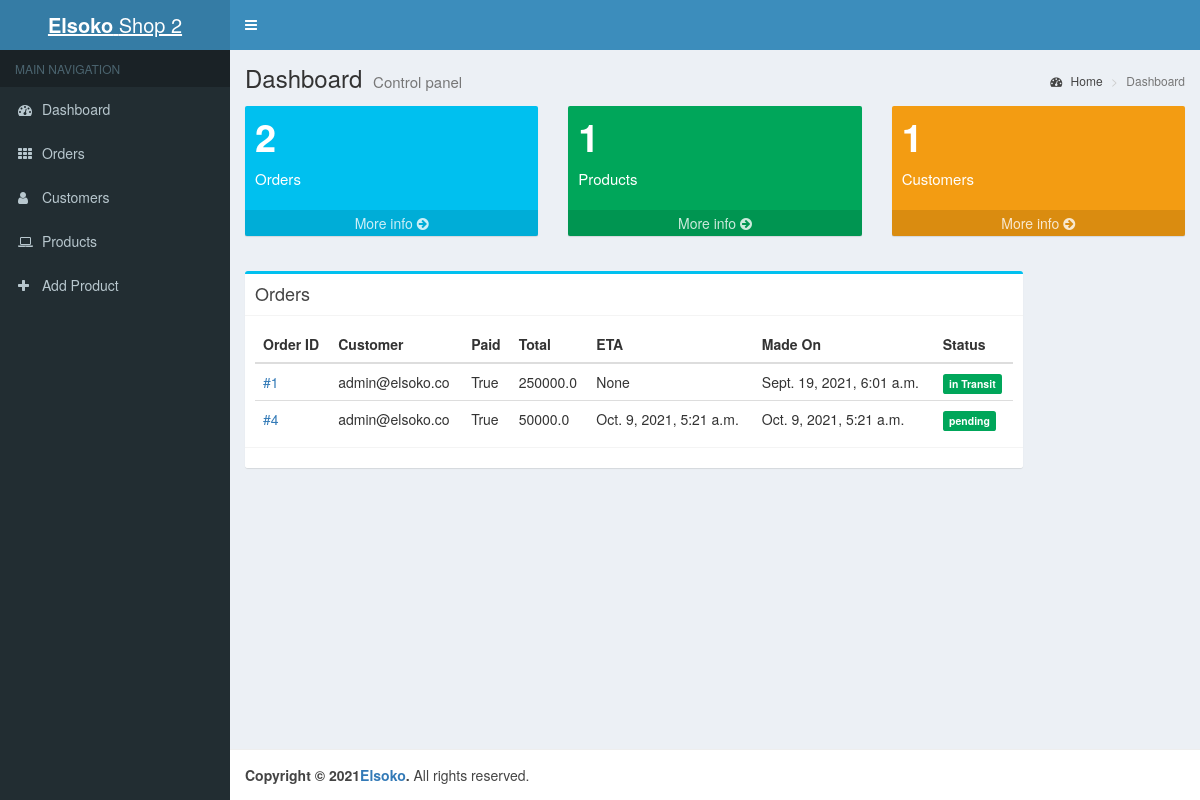
The app's page /shop/orders/ (signed in) with its own data.
### shop/models.py (models this page shows, shortened)
class Shop(models.Model):
    owner = models.OneToOneField(get_user_model(), on_delete=models.CASCADE, unique=True, related_name="owner")
    name = models.CharField(max_length=50)
    industry = models.CharField(max_length=100)
    location = models.CharField(max_length=100)
    mpesa_till = models.CharField(max_length=20)
    shop_link = models.CharField(max_length=20, blank=True, null=True)
    shop_key = models.CharField(max_length=20, blank=True, null=True)

### main/models.py (models this page shows, shortened)
class Order(models.Model):
    customer = models.ForeignKey(get_user_model(), on_delete=models.CASCADE)
    address = models.CharField(max_length=60)
    location = models.CharField(max_length=60)
    payment = models.CharField(max_length=20)
    transport = models.CharField(max_length=20, blank=True, null=True)
    status = models.CharField(max_length=20, choices=(
        ('pending', 'pending'),
        ('in Transit', 'in Transit'),
        ('delivered', 'delivered')
    ))
    paid = models.BooleanField(default=False)
    total = models.FloatField(blank=True, null=True)
    made_on = models.DateTimeField(auto_now_add=True)
    estimated = models.DateTimeField(blank=True, null=True)

### users/models.py (models this page shows, shortened)
class User(PermissionsMixin, AbstractBaseUser):
    email = models.EmailField(_('email address'), unique=True)
    firstname = models.CharField(_('firstname'), max_length=30)
    lastname = models.CharField(_('lastname'), max_length=30)
    image = models.ImageField(upload_to="user images", blank=True, null=True)
    is_active = models.BooleanField(_('active'), default=True)
    date_joined = models.DateTimeField(_('date joined'), auto_now_add=True)
    is_staff = models.BooleanField(_('staff'), default=False)
    location = models.CharField(_('location'), max_length=100)
    phone = models.CharField(_('phone'), max_length=20)
    has_shop = models.BooleanField(_('shop'), default=False)
    objects = UserManager()
    USERNAME_FIELD = 'email'
    REQUIRED_FIELDS = []
    class Meta:
        verbose_name = _('user')
        verbose_name_plural = _('users')

### shop/views.py (the view)
# urls.py: path('orders/', views.shop_orders, name="shop-orders"),
def shop_orders(request):
    context = {}
    user = request.user
    shop = Shop.objects.get(owner_id=user.id)
    items, _shop_orders = OrderItem.objects.filter(product__shop_id=shop.id), [item.order for item in OrderItem.objects.filter(product__shop_id=shop.id)]
    shop_products = Product.objects.filter(shop_id=shop.id)
    _customers = list(set([order.customer for order in _shop_orders]))
    context["orders_count"] = len(_shop_orders)
    context["customers_count"] = len(_customers)
    context["products"] = shop_products
    context["orders"] = _shop_orders
    context["customers"] = _customers
    context["shop"] = shop
    context["owner"] = user
    return render(request, 'shop/orders.html', context)

### templates/shop/orders.html
{% extends 'shop/base.html' %}
{% load static %}
{% block content %}
    <section class="content">
        <div class="row">
            <div class="col-md-10">
              <div class="box box-info">
                <div class="box-header with-border">
                  <h3 class="box-title">Orders</h3>
                </div>
                <div class="box-body">
                  <div class="table-responsive">
                    <table class="table no-margin">
                      <thead>
                        <tr>
                          <th>Order ID</th>
                          <th>Customer</th>
                            <th>Paid</th>
                            <th>Total</th>
                            <th>ETA</th>
                          <th>Made On</th>
                          <th>Status</th>
                        </tr>
                      </thead>
                      <tbody>
                      {% for order in orders %}
                        <tr>
                          <td><a href="{% url 'order-detail' order.id %}">#{{ order.id }}</a></td>
                          <td>{{ order.customer }}</td>
                            <td>{{ order.paid }}</td>
                            <td> {{ order.total }}</td>
                            <td> {{ order.estimated }}</td>
                          <td>{{ order.made_on }}</td>
                          <td><span class="label label-success">{{ order.status }}</span></td>
                        </tr>
                        {% endfor %}
                      </tbody>
                    </table>
                  </div>
                </div>
                <div class="box-footer clearfix">
                </div>
              </div>
            </div>
        </div>
    </section>
{% endblock %}

### templates/shop/base.html (shortened to what this page needs)
{% load static %}
<!DOCTYPE html>
<html>
  <head>
    <link href="{% static 'bootstrap/css/bootstrap.min.css' %}" rel="stylesheet" type="text/css" />
    <link href="https://maxcdn.bootstrapcdn.com/font-awesome/4.3.0/css/font-awesome.min.css" rel="stylesheet" type="text/css" />
    <link href="http://code.ionicframework.com/ionicons/2.0.0/css/ionicons.min.css" rel="stylesheet" type="text/css" />
    <link href="{% static 'dist/css/AdminLTE.min.css' %}" rel="stylesheet" type="text/css" />
    <link href="{% static 'dist/css/skins/_all-skins.min.css' %}" rel="stylesheet" type="text/css" />
    <link href="{% static 'plugins/iCheck/flat/blue.css' %}" rel="stylesheet" type="text/css" />
    <link href="{% static 'plugins/morris/morris.css' %}" rel="stylesheet" type="text/css" />
    <link href="{% static 'plugins/jvectormap/jquery-jvectormap-1.2.2.css' %}" rel="stylesheet" type="text/css" />
    <link href="{% static 'plugins/datepicker/datepicker3.css' %}" rel="stylesheet" type="text/css" />
    <link href="{% static 'plugins/daterangepicker/daterangepicker-bs3.css' %}" rel="stylesheet" type="text/css" />
    <link href="{% static 'bootstrap/css/bootstrap.css' %}" rel="stylesheet">
    <link href="{% static 'plugins/bootstrap-wysihtml5/bootstrap3-wysihtml5.min.css' %}" rel="stylesheet" type="text/css" />
  </head>
  <body class="skin-blue">
    <div class="wrapper">
        <header class="main-header">
          <a href="#" class="logo"><b>Elsoko</b> {{ shop.name }}</a>
          <nav class="navbar navbar-static-top" role="navigation">
            <a href="#" class="sidebar-toggle" data-toggle="offcanvas" role="button">
            </a>
            <div class="navbar-custom-menu">
              <ul class="nav navbar-nav">
                <li class="">
                    <a class="nav-link dropdown-toggle" href="#" id="navbarDropdownMenuLink" role="button" data-toggle="dropdown" aria-haspopup="true" aria-expanded="false">
                      <i class="fas fa-user"></i>
                    </a>
                </li>
              </ul>
            </div>
          </nav>
        </header>
        <aside class="main-sidebar">
          <section class="sidebar">
            <ul class="sidebar-menu">
              <li class="header">MAIN NAVIGATION</li>
              <li class="treeview">
                <a href="{% url 'shop-dashboard' %}">
                  <i class="fa fa-dashboard"></i> <span>Dashboard</span>
                </a>
              </li>
              <li class="treeview">
                <a href="{% url 'shop-orders' %}">
                  <i class="fa fa-th"></i>
                  <span>Orders</span>
                </a>
              </li>
              <li>
                <a href="{% url 'shop-customers' %}">
                  <i class="fa fa-user"></i> <span>Customers</span>
                </a>
              </li>
              <li class="treeview">
                <a href="{% url 'shop-products' %}">
                  <i class="fa fa-laptop"></i>
                  <span>Products</span>
                </a>
              </li>
              <li class="treeview">
                <a href="{% url 'add-product' %}">
                  <i class="fa fa-plus"></i>
                  <span>Add Product</span>
                </a>
              </li>
            </ul>
          </section>
        </aside>
        <div class="content-wrapper">
          <section class="content-header">
            <h1>
              Dashboard
              <small>Control panel</small>
            </h1>
            <ol class="breadcrumb">
              <li><a href="{% url 'shop-dashboard' %}"><i class="fa fa-dashboard"></i> Home</a></li>
              <li class="active">Dashboard</li>
            </ol>
          </section>
          <section class="content">
            <div class="row">
              <div class="col-lg-4 col-xs-6">
                <div class="small-box bg-aqua">
                  <div class="inner">
                    <h3>{{ orders_count }}</h3>
                    <p>Orders</p>
                  </div>
                  <a href="{% url 'shop-orders' %}" class="small-box-footer">More info <i class="fa fa-arrow-circle-right"></i></a>
                </div>
              </div>
              <div class="col-lg-4 col-xs-6">
                <div class="small-box bg-green">
                  <div class="inner">
                    <h3>{{ products.count }}<sup style="font-size: 20px"></sup></h3>
                    <p>Products</p>
                  </div>
                  <a href="{% url 'shop-products' %}" class="small-box-footer">More info <i class="fa fa-arrow-circle-right"></i></a>
                </div>
              </div>
              <div class="col-lg-4 col-xs-6">
                <div class="small-box bg-yellow">
                  <div class="inner">
                    <h3>{{ customers_count }}</h3>
                    <p>Customers</p>
                  </div>
                  <a href="{% url 'shop-customers' %}" class="small-box-footer">More info <i class="fa fa-arrow-circle-right"></i></a>
                </div>
              </div>
            </div>
            <div class="row">
                {% block content %}{% endblock %}
            </div>
          </section>
        </div>
        <footer class="main-footer">
          <strong>Copyright &copy; 2021<a href="{% url 'home' %}">Elsoko</a>.</strong> All rights reserved.
        </footer>
      </div>
  </body>
</html>

### records on screen
Shop: name "Shop 2"
Order: id "1", customer "admin@elsoko.co", paid "True", total "250000.0", estimated "None", made_on "Sept. 19, 2021, 6:01 a.m.", status "in Transit"
Order: id "4", customer "admin@elsoko.co", paid "True", total "50000.0", estimated "Oct. 9, 2021, 5:21 a.m.", made_on "Oct. 9, 2021, 5:21 a.m.", status "pending"

### other values on screen
{{ orders_count }} "2"
{{ products.count }} "1"
{{ customers_count }} "1"
